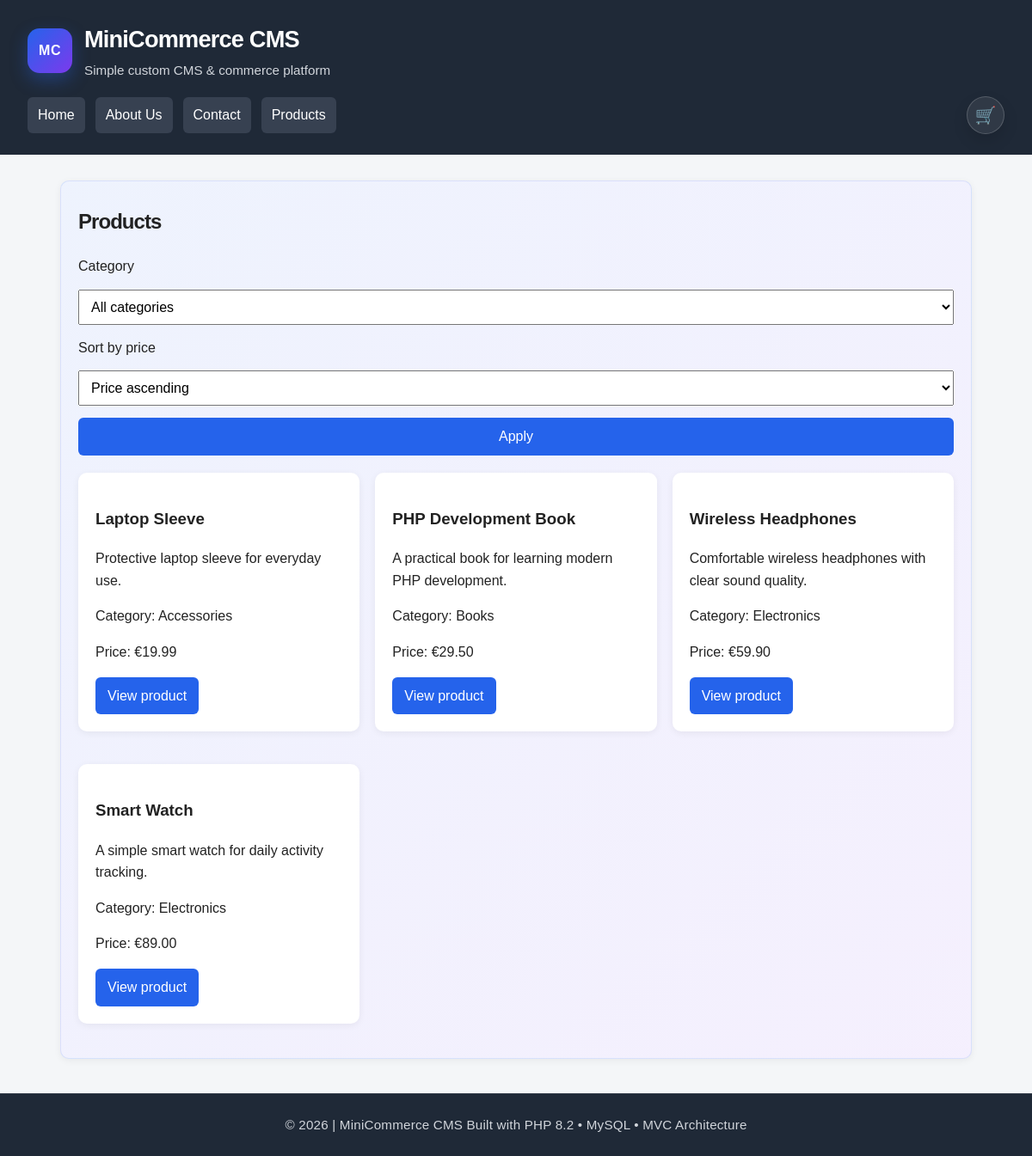
/public/products, run on the app's committed database.
### tables this page shows
CREATE TABLE pages (
    id INT UNSIGNED AUTO_INCREMENT PRIMARY KEY,
    title VARCHAR(150) NOT NULL,
    slug VARCHAR(180) NOT NULL UNIQUE,
    content TEXT NOT NULL,
    meta_title VARCHAR(180) NULL,
    meta_description VARCHAR(255) NULL,
    status ENUM('draft', 'published') NOT NULL DEFAULT 'draft',
    created_at TIMESTAMP DEFAULT CURRENT_TIMESTAMP,
    updated_at TIMESTAMP DEFAULT CURRENT_TIMESTAMP ON UPDATE CURRENT_TIMESTAMP
);

CREATE TABLE products (
    id INT UNSIGNED AUTO_INCREMENT PRIMARY KEY,
    category_id INT UNSIGNED NULL,
    name VARCHAR(150) NOT NULL,
    slug VARCHAR(180) NOT NULL UNIQUE,
    description TEXT NOT NULL,
    price DECIMAL(10,2) NOT NULL,
    image VARCHAR(255) NULL,
    status ENUM('draft', 'published') NOT NULL DEFAULT 'draft',
    is_featured TINYINT(1) NOT NULL DEFAULT 0,
    created_at TIMESTAMP DEFAULT CURRENT_TIMESTAMP,
    updated_at TIMESTAMP DEFAULT CURRENT_TIMESTAMP ON UPDATE CURRENT_TIMESTAMP,

    CONSTRAINT fk_products_category
        FOREIGN KEY (category_id)
        REFERENCES categories(id)
        ON DELETE SET NULL
);

CREATE TABLE categories (
    id INT UNSIGNED AUTO_INCREMENT PRIMARY KEY,
    name VARCHAR(120) NOT NULL,
    slug VARCHAR(150) NOT NULL UNIQUE,
    created_at TIMESTAMP DEFAULT CURRENT_TIMESTAMP
);

### app/Core/View.php (called while the page is built, shortened)
<?php
class View
{
    public static function render(string $view, array $data = [], string $layout = 'main'): void
    {
        extract($data);
        $viewPath = __DIR__ . '/../Views/' . $view . '.php';
        $layoutPath = __DIR__ . '/../Views/layouts/' . $layout . '.php';
        require $viewPath;
        $content = ob_get_clean();
        require $layoutPath;
    }
}

### app/Core/Controller.php (called while the page is built, shortened)
<?php
class Controller
{
    protected function view(string $view, array $data = [], string $layout = 'main'): void
    {
        $csrfService = new CsrfService();
        $data['csrfToken'] = $csrfService->token();
        View::render($view, $data, $layout);
    }
}

### app/Controllers/ProductController.php (called while the page is built, shortened)
<?php
class ProductController extends Controller
{
    public function index(): void
    {
        $pdo = Database::getConnection();
        $settingRepository = new SettingRepository($pdo);
        $pageRepository = new PageRepository($pdo);
        $categoryRepository = new CategoryRepository($pdo);
        $productRepository = new ProductRepository($pdo);
$categoryId = isset($_GET['category']) && $_GET['category'] !== ''
    ? (int) $_GET['category']
    : null;
$sort = $_GET['sort'] ?? 'asc';
$products = $productRepository->getPublishedProducts($categoryId, $sort);
        $siteName = $settingRepository->get('site_name', 'MiniCommerce CMS');
        $pages = $pageRepository->getPublishedPages();
        $categories = $categoryRepository->getAll();
        $products = $productRepository->getPublishedProducts($categoryId, $sort);
        $this->view('public/products', [
            'siteName' => $siteName,
            'pages' => $pages,
            'categories' => $categories,
            'products' => $products,
            'selectedCategory' => $categoryId,
            'selectedSort' => $sort,
        ]);
    }
}

### public/index.php (called while the page is built, shortened)
<?php
spl_autoload_register(function (string $class): void {
    $prefix = 'App\\';
    $baseDir = __DIR__ . '/../app/';
    $relativeClass = substr($class, strlen($prefix));
    $file = $baseDir . str_replace('\\', '/', $relativeClass) . '.php';
});
$router = new Router();
$router->dispatch($_SERVER['REQUEST_URI'], $_SERVER['REQUEST_METHOD']);

### app/Repositories/ProductRepository.php (called while the page is built, shortened)
<?php
class ProductRepository
{
public function getPublishedProducts(?int $categoryId = null, string $sort = 'asc'): array
{
    $allowedSort = strtolower($sort) === 'desc' ? 'DESC' : 'ASC';
    $sql = 'SELECT p.*, c.name AS category_name
            FROM products p
            LEFT JOIN categories c ON c.id = p.category_id
            WHERE p.status = :status';
    $params = [
        'status' => 'published',
    ];
    $sql .= ' ORDER BY p.price ' . $allowedSort;
    $stmt = $this->pdo->prepare($sql);
    $stmt->execute($params);
    return $stmt->fetchAll();
}
}

### app/Repositories/SettingRepository.php (called while the page is built, shortened)
<?php
class SettingRepository
{
    public function get(string $key, ?string $default = null): ?string
    {
        $stmt = $this->pdo->prepare(
            'SELECT setting_value FROM settings WHERE setting_key = :setting_key LIMIT 1'
        );
        $stmt->execute([
            'setting_key' => $key,
        ]);
        $value = $stmt->fetchColumn();
        return $value !== false ? (string) $value : $default;
    }
}

### app/Repositories/PageRepository.php (called while the page is built, shortened)
<?php
class PageRepository
{
    public function getPublishedPages(): array
    {
        $stmt = $this->pdo->prepare(
            'SELECT id, title, slug, meta_title, meta_description
             FROM pages
             WHERE status = :status
             ORDER BY title ASC'
        );
        $stmt->execute([
            'status' => 'published',
        ]);
        return $stmt->fetchAll();
    }
}

### app/Views/public/products.php (the view, shortened to what this page needs)
<section class="page-shell">
    <h2>Products</h2>
<form method="get" action="/minicommerce-cms/public/products">
    <label for="category">Category</label>
    <select name="category" id="category">
        <option value="">All categories</option>
    </select>
    <label for="sort">Sort by price</label>
    <select name="sort" id="sort">
        <option value="asc" <?= ($selectedSort ?? 'asc') === 'asc' ? 'selected' : '' ?>>
            Price ascending
        </option>
    </select>
    <button type="submit">Apply</button>
</form>
    <?php if (empty($products)): ?>
        <p>No products available.</p>
    <?php else: ?>
        <div class="product-grid">
            <?php foreach ($products as $product): ?>
                <article>
                    <h3><?= htmlspecialchars($product['name']) ?></h3>
                    <p><?= htmlspecialchars($product['description']) ?></p>
                    <p>
                        Category:
                        <?= htmlspecialchars($product['category_name'] ?? 'Uncategorized') ?>
                    </p>
                    <p>
                        Price:
                        €<?= number_format((float) $product['price'], 2) ?>
                    </p>
                    <a href="/minicommerce-cms/public/product/<?= htmlspecialchars($product['slug']) ?>">
                        View product
                    </a>
                </article>
            <?php endforeach; ?>
        </div>
    <?php endif; ?>
</section>

### app/Core/Router.php (shortened to what this page needs)
<?php
class Router
{
    private array $routes = [];
    public function get(string $path, array $handler): void
    {
        $this->routes['GET'][$path] = $handler;
    }
    public function post(string $path, array $handler): void
    {
        $this->routes['POST'][$path] = $handler;
    }
    public function dispatch(string $requestUri, string $requestMethod): void
    {
        $path = parse_url($requestUri, PHP_URL_PATH);
$basePath = '/minicommerce-cms/public';
if (str_starts_with($path, $basePath . '/index.php')) {
    $path = substr($path, strlen($basePath . '/index.php'));
} elseif (str_starts_with($path, $basePath)) {
    $path = substr($path, strlen($basePath));
}
$path = $path ?: '/';
        foreach ($this->routes[$requestMethod] ?? [] as $route => $handler) {
            $pattern = preg_replace('#\{[a-zA-Z_][a-zA-Z0-9_]*\}#', '([^/]+)', $route);
            $pattern = '#^' . $pattern . '$#';
            if (preg_match($pattern, $path, $matches)) {
                array_shift($matches);
                [$controllerClass, $method] = $handler;
                $controller = new $controllerClass();
                $controller->$method(...$matches);
                return;
            }
        }
    }
}

### app/Views/layouts/main.php (shortened to what this page needs)
<!DOCTYPE html>
<html lang="en">
<head>
    <link rel="stylesheet" href="/minicommerce-cms/public/assets/css/style.css">
</head>
<body>
<header class="site-header">
    <div class="site-brand">
        <span class="site-logo">MC</span>
        <div>
            <h1><?= htmlspecialchars($siteName ?? 'MiniCommerce CMS') ?></h1>
            <p>Simple custom CMS & commerce platform</p>
        </div>
    </div>
    <div class="site-nav-row">
        <nav>
            <a href="/minicommerce-cms/public">Home</a>
            <?php if (!empty($pages)): ?>
                <?php foreach ($pages as $page): ?>
                    <a href="/minicommerce-cms/public/page/<?= htmlspecialchars($page['slug']) ?>">
                        <?= htmlspecialchars($page['title']) ?>
                    </a>
                <?php endforeach; ?>
            <?php endif; ?>
            <a href="/minicommerce-cms/public/products">Products</a>
        </nav>
<a
    class="cart-icon-link"
    href="/minicommerce-cms/public/cart"
    aria-label="View cart"
    title="View cart"
>
    🛒
</a>
    </div>
</header>
    <main>
        <?= $content ?>
    </main>
    <footer class="site-footer">
    <p>
        &copy; <?= date('Y') ?> | MiniCommerce CMS
Built with PHP 8.2 • MySQL • MVC Architecture
    </p>
</footer>
</body>
</html>

### public/assets/css/style.css (style rules this page uses)
* { box-sizing: border-box; }
body { margin: 0; font-family: Arial, sans-serif; background: #f4f6f8; color: #222; line-height: 1.6; }
header { background: #1f2937; color: #fff; padding: 20px; }
header h1 { margin: 0 0 12px; }
nav { display: flex; flex-wrap: wrap; gap: 12px; }
nav a { color: #fff; text-decoration: none; background: #374151; padding: 8px 12px; border-radius: 6px; }
main { max-width: 1100px; margin: 30px auto; padding: 0 20px; }
section, article { background: #fff; padding: 20px; margin-bottom: 20px; border-radius: 10px; box-shadow: 0 2px 8px rgba(0, 0, 0, .06); }
form { display: grid; gap: 14px; margin-bottom: 20px; }
input, select, textarea, button { width: 100%; padding: 10px; font: inherit; }
button, .button, main a { display: inline-block; background: #2563eb; color: #fff; border: 0; padding: 9px 14px; border-radius: 6px; text-decoration: none; cursor: pointer; }
.product-grid { display: grid; grid-template-columns: repeat(3, 1fr); gap: 18px; }
.site-header { padding: 24px 32px; }
.site-brand { display: flex; align-items: center; gap: 14px; margin-bottom: 18px; }
.site-logo { display: inline-flex; align-items: center; justify-content: center; width: 52px; height: 52px; border-radius: 14px; background: linear-gradient(135deg, #2563eb, #7c3aed); color: #fff; font-weight: 700; letter-spacing: .5px; box-shadow: 0 8px 20px rgba(37, 99, 235, .35); }
.site-brand h1 { margin: 0; font-size: 1.7rem; letter-spacing: -.03em; }
.site-brand p { margin: 2px 0 0; color: #d1d5db; font-size: .95rem; }
.site-nav-row { display: flex; align-items: center; justify-content: space-between; gap: 16px; }
.cart-icon-link { display: inline-flex; align-items: center; justify-content: center; width: 44px; height: 44px; min-width: 44px; border-radius: 999px; background: rgba(255, 255, 255, .08); color: #fff; text-decoration: none; font-size: 1.25rem; border: 1px solid rgba(255, 255, 255, .18); box-shadow: 0 8px 18px rgba(0, 0, 0, .12); }
.site-footer { margin-top: 40px; padding: 24px; text-align: center; background: #1f2937; color: #d1d5db; font-size: .95rem; border-top: 1px solid rgba(255,255,255,.08); }
.site-footer p { margin: 0; letter-spacing: .2px; }
.cart-icon-link { position: relative; }
.page-shell { background: linear-gradient(135deg, rgba(37, 99, 235, .08), rgba(124, 58, 237, .08)), #fff; border: 1px solid rgba(37, 99, 235, .12); }
.page-shell h2 { margin-top: 8px; letter-spacing: -.04em; }

### data on the page
pages: title "About Us"
pages: title "Contact"
products: name "Laptop Sleeve", description "Protective laptop sleeve for everyday use.", category.name "Accessories", price "19.99"
products: name "PHP Development Book", description "A practical book for learning modern PHP development.", category.name "Books", price "29.50"
products: name "Wireless Headphones", description "Comfortable wireless headphones with clear sound quality.", category.name "Electronics", price "59.90"
products: name "Smart Watch", description "A simple smart watch for daily activity tracking.", category.name "Electronics", price "89.00"

### other printed values
$siteName "MiniCommerce CMS"
